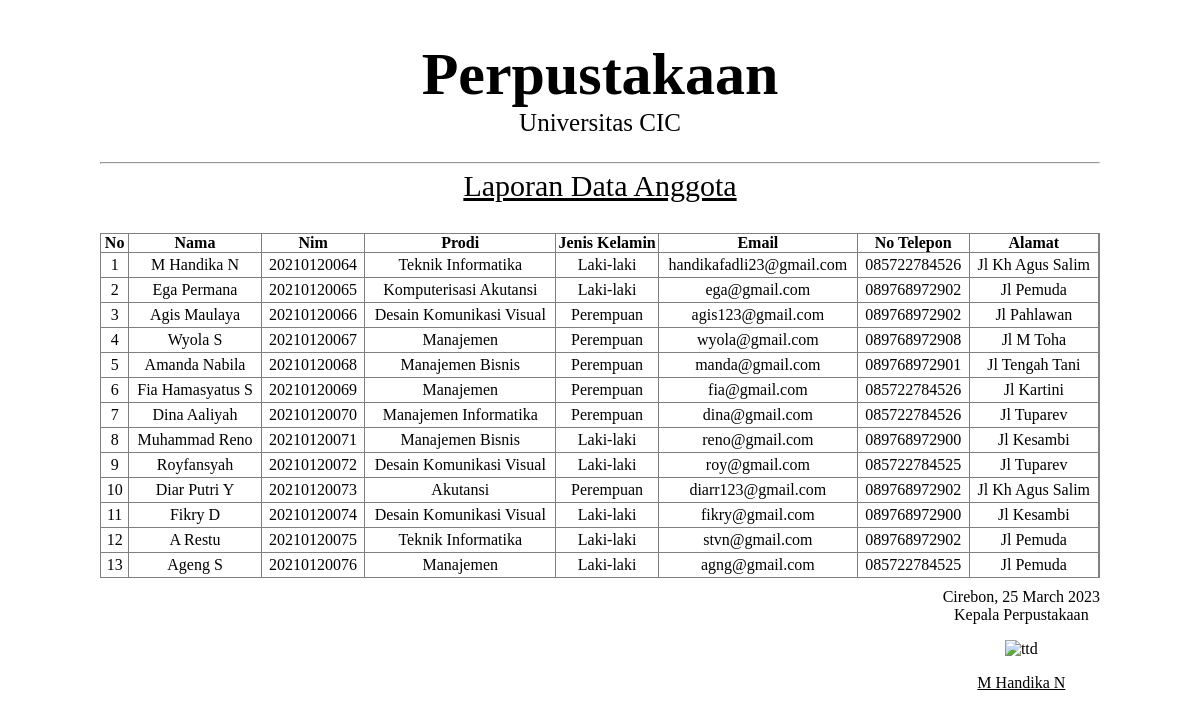
The page /Admin/lapAnggota.php on the database its author committed.
### tables this page shows
CREATE TABLE `anggota` (
  `id_anggota` int(11) NOT NULL,
  `nim_anggota` varchar(20) NOT NULL,
  `nama_anggota` varchar(50) NOT NULL,
  `jenis_kelamin` varchar(50) NOT NULL,
  `id_prodi` int(11) NOT NULL,
  `semester` varchar(10) NOT NULL,
  `email` varchar(100) NOT NULL,
  `no_hp` varchar(100) NOT NULL,
  `alamat` text NOT NULL,
  `foto` text NOT NULL
);

CREATE TABLE `prodi` (
  `id_prodi` int(11) NOT NULL,
  `nama` varchar(100) NOT NULL,
  `kaprodi` varchar(100) NOT NULL
);

### database.php (called while the page is built, shortened)
<?php
class database
{
    private $host = "localhost";
    private $user = "root";
    private $pas = "";
    private $db = "perpustakaan";
    private $koneksi = "";
    public function __construct()
    {
        $this->koneksi = mysqli_connect($this->host, $this->user, $this->pas, $this->db);
    }
    public function dataAnggota()
    {
        if (isset($_POST['cari'])) {
            $cari = $_POST['cari'];
            $query = mysqli_query($this->koneksi, "SELECT anggota.*, prodi.* FROM anggota JOIN prodi ON anggota.id_prodi = prodi.id_prodi WHERE anggota.nama_anggota LIKE '%$cari%' OR anggota.nim_anggota LIKE '%$cari%'");
            while ($row = mysqli_fetch_array($query)) {
                $data[] = $row;
            }
            return $data;
        } else {
            $query = mysqli_query($this->koneksi, "SELECT anggota.*, prodi.* FROM anggota JOIN prodi ON anggota.id_prodi = prodi.id_prodi");
            while ($row = mysqli_fetch_array($query)) {
                $data[] = $row;
            }
            return $data;
        }
    }
}

### Admin/lapAnggota.php (the view, shortened to what this page needs)
<!DOCTYPE html>
<html lang="en">
<head>
</head>
<body onload="javascript:window.print()">
    <header>
        <h1>Perpustakaan</h1>
        <p>Universitas CIC</p>
    </header>
    <hr>
    <div class="body">
        <p>Laporan Data Anggota</p>
        <table cellpadding="0" cellspacing="0">
            <tr>
                <th>No</th>
                <th>Nama</th>
                <th>Nim</th>
                <th>Prodi</th>
                <th>Jenis Kelamin</th>
                <th>Email</th>
                <th>No Telepon</th>
                <th>Alamat</th>
            </tr>
            <?php
            require_once '../database.php';
            $db = new database();
            $data = $db->dataAnggota();
            $no = 1;
            foreach ($data as $row) :
            ?>
                <tr>
                    <td><?= $no++; ?></td>
                    <td><?= $row['nama_anggota']; ?></td>
                    <td><?= $row['nim_anggota']; ?></td>
                    <td><?= $row['nama']; ?></td>
                    <td><?= $row['jenis_kelamin']; ?></td>
                    <td><?= $row['email']; ?></td>
                    <td><?= $row['no_hp']; ?></td>
                    <td><?= $row['alamat']; ?></td>
                </tr>
            <?php endforeach; ?>
        </table>
    </div>
    <footer>
        <table cellpadding="0" cellspacing="0">
            <tr>
                <td>
                    Cirebon, <?= date('d F Y'); ?>
                </td>
            </tr>
            <tr>
                <td>
                    Kepala Perpustakaan
                    <p>
                        <img src="img/ttd.jpeg" alt="ttd">
                    </p>
                    <u>M Handika N</u>
                </td>
            </tr>
        </table>
    </footer>
</body>
</html>

### Admin/lapAnggota.php (style rules this page uses)
body { margin: 0 auto; width: 1000px; }
header h1 { text-align: center; font-size: 60px; }
header p { margin-top: -40px; text-align: center; font-size: 25px; }
.body p { margin-top: -3px; text-align: center; font-size: 30px; text-decoration: underline; }
.body table { width: 100%; border: 1px solid grey; }
.body table th { border-right: 1px solid grey; }
.body table td { text-align: center; border-right: 1px solid grey; border-top: 1px solid grey; padding: 3px 5px; }
footer table { margin-top: 10px; float: right; }
footer td { align-items: center; text-align: center; }
footer p { align-items: center; text-align: center; }
footer img { width: 10%; }

### rows shown on the page
anggota: nama_anggota "M Handika N", nim_anggota "20210120064", id_prodi.nama "Teknik Informatika", jenis_kelamin "Laki-laki", email "handikafadli23@gmail.com", no_hp "085722784526", alamat "Jl Kh Agus Salim"
anggota: nama_anggota "Ega Permana", nim_anggota "20210120065", id_prodi.nama "Komputerisasi Akutansi", jenis_kelamin "Laki-laki", email "ega@gmail.com", no_hp "089768972902", alamat "Jl Pemuda"
anggota: nama_anggota "Agis Maulaya", nim_anggota "20210120066", id_prodi.nama "Desain Komunikasi Visual", jenis_kelamin "Perempuan", email "agis123@gmail.com", no_hp "089768972902", alamat "Jl Pahlawan"
anggota: nama_anggota "Wyola S", nim_anggota "20210120067", id_prodi.nama "Manajemen", jenis_kelamin "Perempuan", email "wyola@gmail.com", no_hp "089768972908", alamat "Jl M Toha"
anggota: nama_anggota "Amanda Nabila", nim_anggota "20210120068", id_prodi.nama "Manajemen Bisnis", jenis_kelamin "Perempuan", email "manda@gmail.com", no_hp "089768972901", alamat "Jl Tengah Tani"
anggota: nama_anggota "Fia Hamasyatus S", nim_anggota "20210120069", id_prodi.nama "Manajemen", jenis_kelamin "Perempuan", email "fia@gmail.com", no_hp "085722784526", alamat "Jl Kartini"
anggota: nama_anggota "Dina Aaliyah", nim_anggota "20210120070", id_prodi.nama "Manajemen Informatika", jenis_kelamin "Perempuan", email "dina@gmail.com", no_hp "085722784526", alamat "Jl Tuparev"
anggota: nama_anggota "Muhammad Reno", nim_anggota "20210120071", id_prodi.nama "Manajemen Bisnis", jenis_kelamin "Laki-laki", email "reno@gmail.com", no_hp "089768972900", alamat "Jl Kesambi"
anggota: nama_anggota "Royfansyah", nim_anggota "20210120072", id_prodi.nama "Desain Komunikasi Visual", jenis_kelamin "Laki-laki", email "roy@gmail.com", no_hp "085722784525", alamat "Jl Tuparev"
anggota: nama_anggota "Diar Putri Y", nim_anggota "20210120073", id_prodi.nama "Akutansi", jenis_kelamin "Perempuan", email "diarr123@gmail.com", no_hp "089768972902", alamat "Jl Kh Agus Salim"
anggota: nama_anggota "Fikry D", nim_anggota "20210120074", id_prodi.nama "Desain Komunikasi Visual", jenis_kelamin "Laki-laki", email "fikry@gmail.com", no_hp "089768972900", alamat "Jl Kesambi"
anggota: nama_anggota "A Restu", nim_anggota "20210120075", id_prodi.nama "Teknik Informatika", jenis_kelamin "Laki-laki", email "stvn@gmail.com", no_hp "089768972902", alamat "Jl Pemuda"
anggota: nama_anggota "Ageng S", nim_anggota "20210120076", id_prodi.nama "Manajemen", jenis_kelamin "Laki-laki", email "agng@gmail.com", no_hp "085722784525", alamat "Jl Pemuda"
